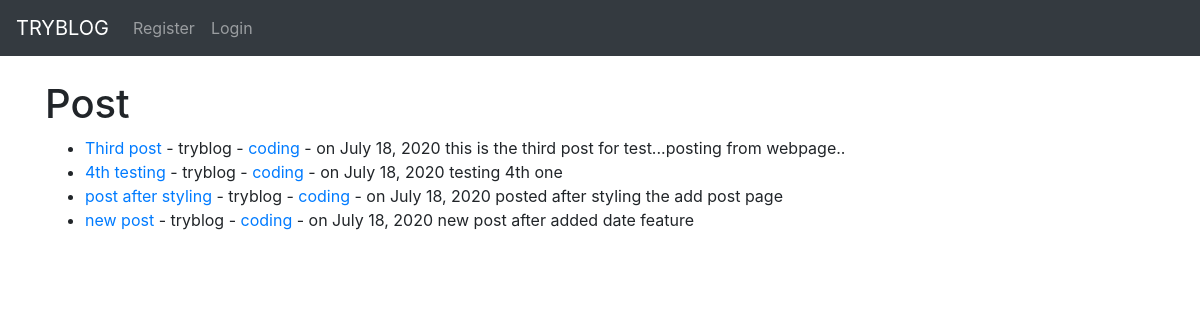
The app's page /, older data.
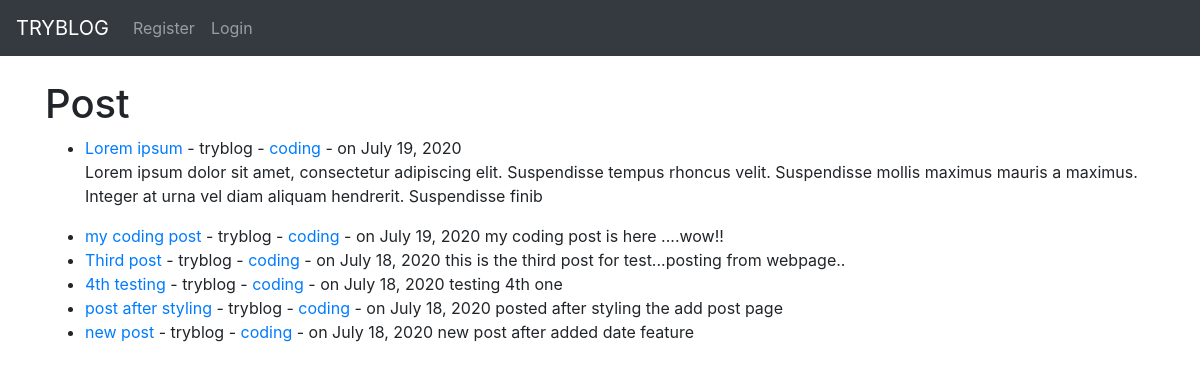
The same page, newer data.
### myblog/models.py (models this page shows, shortened)
class Post(models.Model):
    title = models.CharField(max_length=255)
    title_tag = models.CharField(max_length=255)
    author = models.ForeignKey(User, on_delete=models.CASCADE)
    body = models.TextField()
    post_date = models.DateField(auto_now_add=True)
    category = models.CharField(max_length=255,default='coding')

### myblog/views.py (the view)
# urls.py: path('',HomeView.as_view(),name="home"),
class HomeView(ListView):
    model = Post
    template_name = 'home.html'
    ordering = ['-post_date']

### myblog/templates/home.html (shortened to what this page needs)
{% extends 'base.html'%}
{% block content %}
<h1>Post</h1>
<ul>
{% for post in object_list %}
   <li><a href="{% url 'article-details' post.pk %}">
      {{post.title}}</a>
      - {{post.author}}
      - <a href="{% url 'category' post.category%}">{{post.category}}</a>
      - on {{ post.post_date }}
      {{post.body|slice:":200"|safe}}
   </li>
{% endfor %}
</ul>
{% endblock %}

### myblog/templates/base.html (shortened to what this page needs)
<!doctype html>
<html lang="en">
  <head>
    <link rel="stylesheet" href="https://stackpath.bootstrapcdn.com/bootstrap/4.5.0/css/bootstrap.min.css">
  </head>
  <body>
    <nav class="navbar navbar-expand-lg navbar-dark bg-dark">
      <a class="navbar-brand" href="{% url 'home' %}">TRYBLOG</a>
      <div class="collapse navbar-collapse" id="navbarSupportedContent">
        <ul class="navbar-nav mr-auto">
          {% if user.is_authenticated %}
          <li class="nav-item">
            <a class="nav-link" href="{% url 'add_post' %}">Add Post</a>
          </li>
          <li class="nav-item">
            <a class="nav-link" href="{% url 'add_category' %}">Add Category</a>
          </li>
         </li><li class="nav-item">
           <a class="nav-link" href="{% url 'logout' %}">Logout</a>
         </li>
          {% else %}
          <li class="nav-item">
            <a class="nav-link" href="{% url 'register' %}">Register</a>
          </li>
          <li class="nav-item">
            <a class="nav-link" href="{% url 'login' %}">Login</a>
          {% endif %}
        </ul>
      </div>
    </nav>
    <br/>
    <div class="container">
    {% block content %}
    {% endblock %}
    </div>
  </body>
</html>

Row changes from the older to the newer data that the page shows:
added Post: title "Lorem ipsum", author "tryblog", category "coding", post_date "July 19, 2020", body "Lorem ipsum dolor sit amet, consectetur adipiscing elit. Suspendisse tempus rhoncus velit. Suspendisse mollis maximus mauris a maximus. Integer at urna vel diam aliquam hendrerit. Suspendisse finib"
added Post: title "my coding post", author "tryblog", category "coding", post_date "July 19, 2020", body "my coding post is here ....wow!!"
